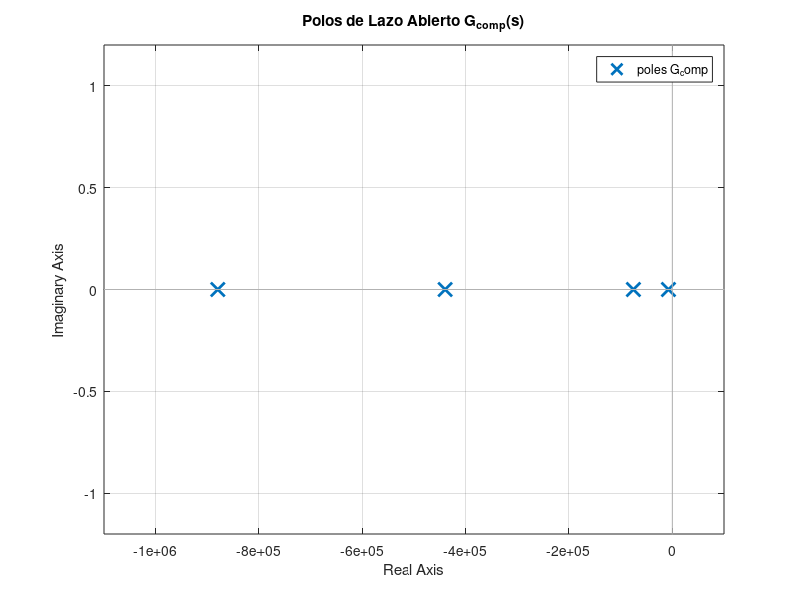
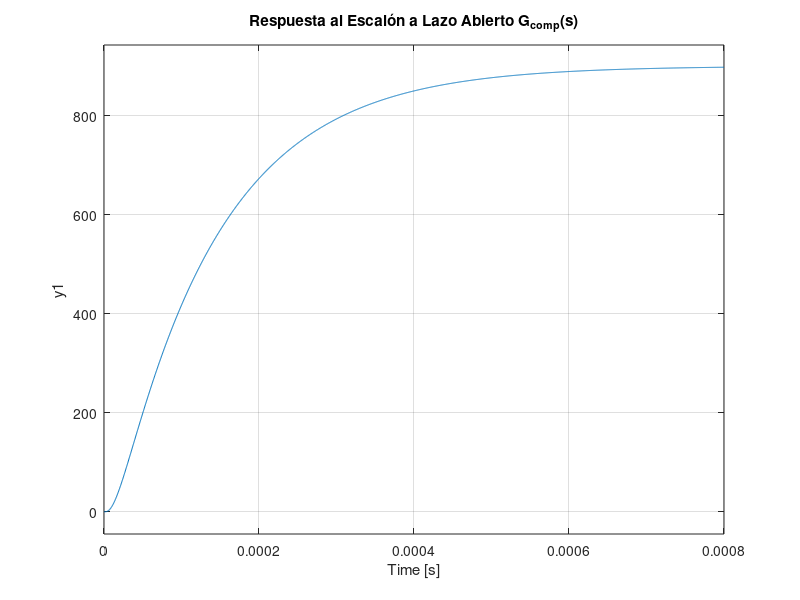
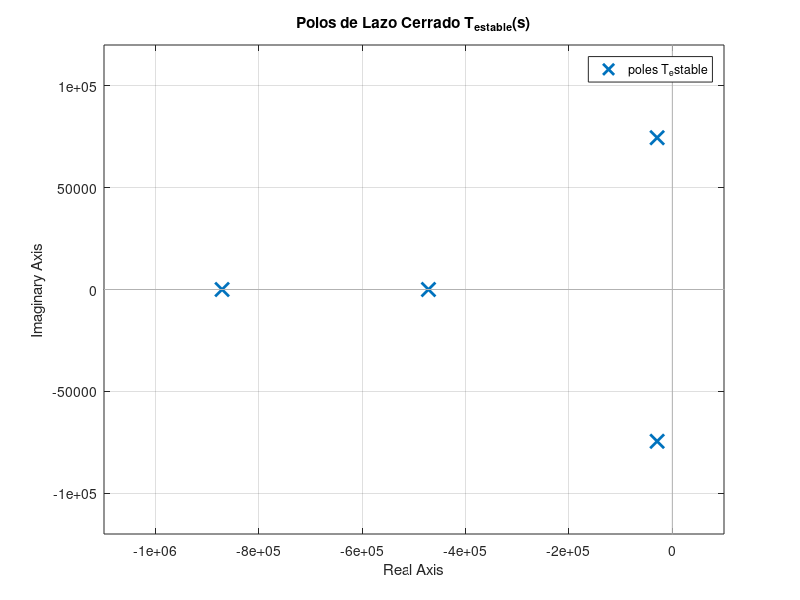
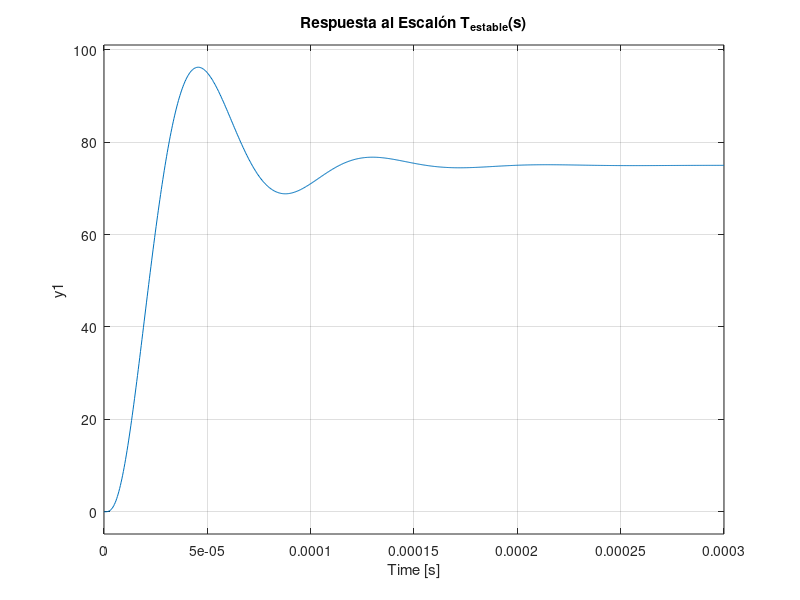

The MATLAB script that drew these images, in order:
clc;
clear;
close all;

pkg load control;

s = tf('s');

% Parámetros de la planta
p1 = 2*pi*12e3;
p2 = 2*pi*70e3;
p3 = 2*pi*140e3;
K = 900;
G = K / ((1 + s/p1)*(1 + s/p2)*(1 + s/p3));

% Compensador de retardo (polo dominante en 1.2 kHz)
pd = 2*pi*1200;
Gc = 1 / (1 + s/pd);

% Planta compensada en lazo abierto
G_comp = G * Gc;

% Polos de lazo abierto
polos_la = pole(G_comp);
printf("=== Polos de Lazo Abierto G_comp(s) ===\n");
disp(polos_la);

% Márgenes de estabilidad a lazo abierto (para realimentación unitaria beta=1)
[gm_la, pm_la, wcg_la, wcp_la] = margin(G_comp);
printf("=== Márgenes a Lazo Abierto (beta = 1) ===\n");
printf("Margen de Ganancia: MG = %.2f dB en f = %.2f kHz\n", 20*log10(gm_la), wcg_la/(2*pi*1e3));
printf("Margen de Fase:     MF = %.2f° en f = %.2f kHz\n", pm_la, wcp_la/(2*pi*1e3));

% Evaluación para Margen de Fase MF = 45°
w_vec = logspace(2, 7, 50000);
[mag, phase] = bode(G_comp, w_vec);
mag = squeeze(mag);
phase = squeeze(phase);

% Frecuencia donde la fase es -135° (MF = 45°)
idx_45 = find(phase <= -135, 1);
w_45 = w_vec(idx_45);
f_45 = w_45 / (2*pi);
mag_45_db = 20*log10(mag(idx_45));

% Frecuencia donde la fase es -180°
idx_180 = find(phase <= -180, 1);
w_180 = w_vec(idx_180);
f_180 = w_180 / (2*pi);
mag_180_db = 20*log10(mag(idx_180));

mg_45 = mag_45_db - mag_180_db;

printf("\n=== Calibración para MF = 45° ===\n");
printf("Frecuencia f_45 (-135°): %.2f kHz | Magnitud: %.2f dB\n", f_45/1e3, mag_45_db);
printf("Frecuencia f_180 (-180°): %.2f kHz | Magnitud: %.2f dB\n", f_180/1e3, mag_180_db);
printf("Margen de Ganancia disponible MG_45: %.2f dB\n", mg_45);

% Atenuación requerida en la red de realimentación beta
B = 1 / mag(idx_45);
B_db = 20*log10(B);
printf("Beta requerida: %.6f (%.2f dB, factor 1/%.2f)\n", B, B_db, 1/B);

% Función de transferencia a lazo cerrado con beta
T_estable = feedback(G_comp, B);
polos_lc_estable = pole(T_estable);
printf("\n=== Polos de Lazo Cerrado Estable T_estable(s) ===\n");
disp(polos_lc_estable);

[Wn, Z] = damp(T_estable);
printf("Frecuencias naturales (rad/s) y factores de amortiguamiento:\n");
disp([Wn, Z]);

% Ganancia de lazo calibrada L(s) = beta * G_comp(s)
L_estable = B * G_comp;
[gm_L, pm_L, wcg_L, wcp_L] = margin(L_estable);
printf("\n=== Márgenes de Ganancia de Lazo L(s) = beta * G_comp(s) ===\n");
printf("Margen de Ganancia: MG = %.2f dB en f = %.2f kHz\n", 20*log10(gm_L), wcg_L/(2*pi*1e3));
printf("Margen de Fase:     MF = %.2f° en f = %.2f kHz\n", pm_L, wcp_L/(2*pi*1e3));

% Figuras de diagnóstico
figure(1);
pzmap(G_comp);
title('Polos de Lazo Abierto G_{comp}(s)');
grid on;

figure(2);
step(G_comp);
title('Respuesta al Escalón a Lazo Abierto G_{comp}(s)');
grid on;

figure(3);
pzmap(T_estable);
title('Polos de Lazo Cerrado T_{estable}(s)');
grid on;

figure(4);
step(T_estable);
title('Respuesta al Escalón T_{estable}(s)');
grid on;

figure(5);
margin(L_estable);
title('Diagrama de Bode de la Ganancia de Lazo \beta \cdot G_{comp}(s)');
grid on;
